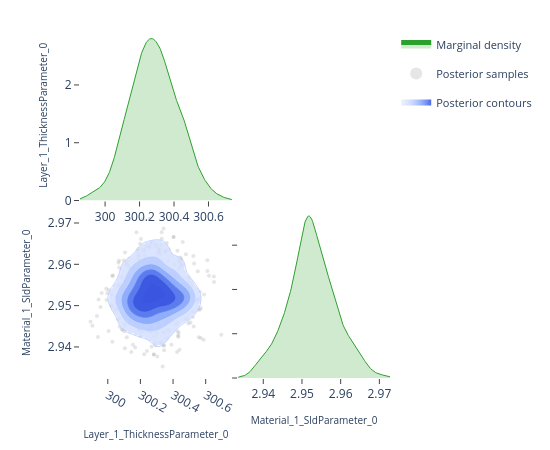

Notebook code cell kept with this figure:
### Code cell
# ---- Pairwise focus: thickness vs SLD ---------------------------------------
# A 2-parameter corner plot zooms in on the joint posterior for a specific
# pair.  This is the same view the EasyReflectometryApp's "2D Heatmap"
# sub-tab uses to inspect parameter degeneracies.


params_of_interest = ['Layer_1_ThicknessParameter_0', 'Material_1_SldParameter_0']
idx = [posterior.param_names.index(p) for p in params_of_interest]
subset_draws = np.asarray(posterior.draws)[:, idx]

fig = plot_corner(subset_draws, params_of_interest)
fig.show()

### Figure 1 — Plotly figure (JSON) as saved in the notebook; plotly's stock layout.template omitted (floating-point values rounded to 4 significant figures; data arrays with more than 128 entries replaced by an {"elided": "..."} marker saying what was removed)
{"data": [{"fill": "tozeroy", "fillcolor": "rgba(44, 160, 44, 0.22)", "hoverinfo": "skip", "legendgroup": "marginal", "line": {"color": "rgb(44, 160, 44)", "width": 1}, "mode": "lines", "name": "Marginal density", "showlegend": true, "type": "scatter", "x": {"elided": "256 float values"}, "xaxis": "x", "y": {"elided": "256 float values"}, "yaxis": "y"}, {"hoverinfo": "skip", "legendgroup": "scatter", "marker": {"color": "rgba(140, 140, 140, 0.22)", "size": 4}, "mode": "markers", "name": "Posterior samples", "showlegend": true, "type": "scatter", "x": {"elided": "520 float values"}, "xaxis": "x3", "y": {"elided": "520 float values"}, "yaxis": "y3", "zorder": 0}, {"colorscale": [[0.0, "rgba(224, 233, 255, 0.62)"], [0.35, "rgba(183, 203, 255, 0.70)"], [0.6, "rgba(138, 169, 252, 0.78)"], [0.82, "rgba(96, 131, 242, 0.84)"], [1.0, "rgba(58, 86, 224, 0.90)"]], "connectgaps": false, "contours": {"coloring": "fill", "end": 160.1, "showlabels": false, "showlines": false, "size": 25.28, "start": 33.7}, "hoverinfo": "skip", "legendgroup": "contour", "name": "Posterior contours", "showlegend": true, "showscale": false, "type": "contour", "x": [299.9, 299.9, 299.9, 299.9, 299.9, 299.9, 299.9, 299.9, 299.9, 300.0, 300.0, 300.0, 300.0, 300.0, 300.0, 300.0, 300.0, 300.0, 300.1, 300.1, 300.1, 300.1, 300.1, 300.1, 300.1, 300.1, 300.1, 300.2, 300.2, 300.2, 300.2, 300.2, 300.2, 300.2, 300.2, 300.2, 300.3, 300.3, 300.3, 300.3, 300.3, 300.3, 300.3, 300.3, 300.3, 300.4, 300.4, 300.4, 300.4, 300.4, 300.4, 300.4, 300.4, 300.4, 300.5, 300.5, 300.5, 300.5, 300.5, 300.5, 300.5, 300.5, 300.5, 300.6, 300.6, 300.6, 300.6, 300.6, 300.6, 300.6, 300.6, 300.6, 300.7, 300.7, 300.7, 300.7, 300.7, 300.7, 300.7, 300.7], "xaxis": "x3", "y": [2.933, 2.934, 2.934, 2.935, 2.935, 2.936, 2.936, 2.937, 2.937, 2.938, 2.938, 2.939, 2.939, 2.94, 2.94, 2.941, 2.941, 2.942, 2.942, 2.943, 2.943, 2.944, 2.944, 2.945, 2.945, 2.946, 2.946, 2.947, 2.947, 2.948, 2.948, 2.949, 2.949, 2.95, 2.95, 2.951, 2.951, 2.952, 2.952, 2.953, 2.953, 2.954, 2.954, 2.955, 2.955, 2.956, 2.956, 2.957, 2.957, 2.958, 2.958, 2.959, 2.959, 2.96, 2.96, 2.961, 2.961, 2.962, 2.962, 2.963, 2.963, 2.964, 2.964, 2.965, 2.965, 2.966, 2.966, 2.967, 2.967, 2.968, 2.968, 2.969, 2.969, 2.97, 2.97, 2.971, 2.971, 2.972, 2.972, 2.973], "yaxis": "y3", "z": {"elided": "80x80 float values"}, "zmax": 160.1, "zmin": 33.7, "zorder": 1}, {"colorscale": [[0.0, "rgba(183, 203, 255, 0.94)"], [0.35, "rgba(183, 203, 255, 0.94)"], [0.35, "rgba(138, 169, 252, 0.95)"], [0.6, "rgba(138, 169, 252, 0.95)"], [0.6, "rgba(96, 131, 242, 0.96)"], [0.82, "rgba(96, 131, 242, 0.96)"], [0.82, "rgba(58, 86, 224, 0.98)"], [1.0, "rgba(58, 86, 224, 0.98)"]], "contours": {"coloring": "lines", "end": 160.1, "showlabels": false, "size": 25.28, "start": 33.7}, "hoverinfo": "skip", "legendgroup": "contour", "line": {"width": 0.9}, "showlegend": false, "showscale": false, "type": "contour", "x": [299.9, 299.9, 299.9, 299.9, 299.9, 299.9, 299.9, 299.9, 299.9, 300.0, 300.0, 300.0, 300.0, 300.0, 300.0, 300.0, 300.0, 300.0, 300.1, 300.1, 300.1, 300.1, 300.1, 300.1, 300.1, 300.1, 300.1, 300.2, 300.2, 300.2, 300.2, 300.2, 300.2, 300.2, 300.2, 300.2, 300.3, 300.3, 300.3, 300.3, 300.3, 300.3, 300.3, 300.3, 300.3, 300.4, 300.4, 300.4, 300.4, 300.4, 300.4, 300.4, 300.4, 300.4, 300.5, 300.5, 300.5, 300.5, 300.5, 300.5, 300.5, 300.5, 300.5, 300.6, 300.6, 300.6, 300.6, 300.6, 300.6, 300.6, 300.6, 300.6, 300.7, 300.7, 300.7, 300.7, 300.7, 300.7, 300.7, 300.7], "xaxis": "x3", "y": [2.933, 2.934, 2.934, 2.935, 2.935, 2.936, 2.936, 2.937, 2.937, 2.938, 2.938, 2.939, 2.939, 2.94, 2.94, 2.941, 2.941, 2.942, 2.942, 2.943, 2.943, 2.944, 2.944, 2.945, 2.945, 2.946, 2.946, 2.947, 2.947, 2.948, 2.948, 2.949, 2.949, 2.95, 2.95, 2.951, 2.951, 2.952, 2.952, 2.953, 2.953, 2.954, 2.954, 2.955, 2.955, 2.956, 2.956, 2.957, 2.957, 2.958, 2.958, 2.959, 2.959, 2.96, 2.96, 2.961, 2.961, 2.962, 2.962, 2.963, 2.963, 2.964, 2.964, 2.965, 2.965, 2.966, 2.966, 2.967, 2.967, 2.968, 2.968, 2.969, 2.969, 2.97, 2.97, 2.971, 2.971, 2.972, 2.972, 2.973], "yaxis": "y3", "z": {"elided": "80x80 float values"}, "zmax": 160.1, "zmin": 33.7, "zorder": 2}, {"fill": "tozeroy", "fillcolor": "rgba(44, 160, 44, 0.22)", "hoverinfo": "skip", "legendgroup": "marginal", "line": {"color": "rgb(44, 160, 44)", "width": 1}, "mode": "lines", "name": "Marginal density", "showlegend": false, "type": "scatter", "x": {"elided": "256 float values"}, "xaxis": "x4", "y": {"elided": "256 float values"}, "yaxis": "y4"}], "layout": {"height": 450, "legend": {"font": {"size": 11}, "itemsizing": "constant", "orientation": "v", "x": 1.02, "xanchor": "left", "y": 1.0, "yanchor": "top"}, "margin": {"b": 60, "l": 80, "r": 160, "t": 30}, "plot_bgcolor": "white", "showlegend": true, "width": 550, "xaxis": {"anchor": "y", "domain": [0.0, 0.49], "showgrid": false, "ticks": "outside", "zeroline": false}, "xaxis2": {"anchor": "y2", "domain": [0.51, 1.0], "showgrid": false, "ticks": "outside", "visible": false, "zeroline": false}, "xaxis3": {"anchor": "y3", "domain": [0.0, 0.49], "showgrid": false, "ticks": "outside", "title": {"font": {"size": 10}, "text": "Layer_1_ThicknessParameter_0"}, "zeroline": false}, "xaxis4": {"anchor": "y4", "domain": [0.51, 1.0], "showgrid": false, "ticks": "outside", "title": {"font": {"size": 10}, "text": "Material_1_SldParameter_0"}, "zeroline": false}, "yaxis": {"anchor": "x", "domain": [0.51, 1.0], "showgrid": false, "ticks": "outside", "title": {"font": {"size": 10}, "text": "Layer_1_ThicknessParameter_0"}, "zeroline": false}, "yaxis2": {"anchor": "x2", "domain": [0.51, 1.0], "showgrid": false, "ticks": "outside", "visible": false, "zeroline": false}, "yaxis3": {"anchor": "x3", "domain": [0.0, 0.49], "showgrid": false, "ticks": "outside", "title": {"font": {"size": 10}, "text": "Material_1_SldParameter_0"}, "zeroline": false}, "yaxis4": {"anchor": "x4", "domain": [0.0, 0.49], "showgrid": false, "showticklabels": false, "ticks": "outside", "zeroline": false}}}
